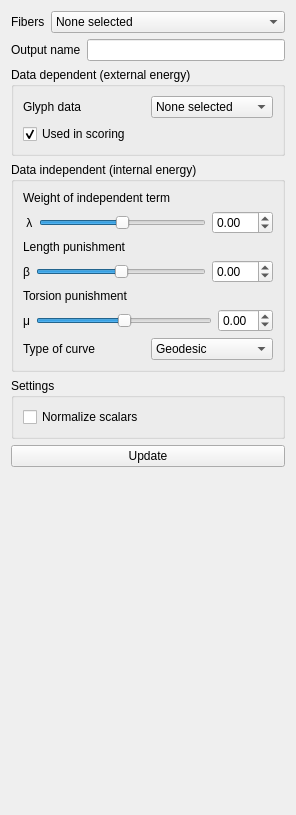
<?xml version="1.0" encoding="UTF-8"?>
<ui version="4.0">
 <class>ScoringMeasuresForm</class>
 <widget class="QWidget" name="ScoringMeasuresForm">
  <property name="geometry">
   <rect>
    <x>0</x>
    <y>0</y>
    <width>296</width>
    <height>815</height>
   </rect>
  </property>
  <property name="acceptDrops">
   <bool>true</bool>
  </property>
  <property name="windowTitle">
   <string>Form</string>
  </property>
  <layout class="QVBoxLayout" name="verticalLayout_3">
   <item>
    <layout class="QGridLayout" name="gridLayout">
     <item row="0" column="0">
      <widget class="QLabel" name="label">
       <property name="text">
        <string>Fibers</string>
       </property>
      </widget>
     </item>
     <item row="0" column="1" colspan="2">
      <widget class="QComboBox" name="fibersCombo">
       <item>
        <property name="text">
         <string>None selected</string>
        </property>
       </item>
      </widget>
     </item>
     <item row="1" column="0" colspan="2">
      <widget class="QLabel" name="label_2">
       <property name="text">
        <string>Output name</string>
       </property>
      </widget>
     </item>
     <item row="1" column="2">
      <widget class="QLineEdit" name="outputLineEdit"/>
     </item>
    </layout>
   </item>
   <item>
    <widget class="QGroupBox" name="dataDependentGroupBox">
     <property name="title">
      <string>Data dependent (external energy)</string>
     </property>
     <layout class="QVBoxLayout" name="verticalLayout">
      <item>
       <layout class="QHBoxLayout" name="horizontalLayout">
        <item>
         <widget class="QLabel" name="label_3">
          <property name="text">
           <string>Glyph data</string>
          </property>
         </widget>
        </item>
        <item>
         <widget class="QComboBox" name="glyphDataCombo">
          <item>
           <property name="text">
            <string>None selected</string>
           </property>
          </item>
         </widget>
        </item>
       </layout>
      </item>
      <item>
       <widget class="QCheckBox" name="usedInScoringCheckBox">
        <property name="text">
         <string>Used in scoring</string>
        </property>
        <property name="checked">
         <bool>true</bool>
        </property>
       </widget>
      </item>
     </layout>
    </widget>
   </item>
   <item>
    <widget class="QGroupBox" name="dataIndependentGroupBox">
     <property name="title">
      <string>Data independent (internal energy)</string>
     </property>
     <layout class="QVBoxLayout" name="verticalLayout_2">
      <item>
       <widget class="QLabel" name="lambdaTopLabel">
        <property name="text">
         <string>Weight of independent term</string>
        </property>
       </widget>
      </item>
      <item>
       <layout class="QHBoxLayout" name="horizontalLayout_2">
        <item>
         <widget class="QLabel" name="lambdaLabel">
          <property name="text">
           <string> λ</string>
          </property>
         </widget>
        </item>
        <item>
         <widget class="QSlider" name="lambdaSlider">
          <property name="minimum">
           <number>-99</number>
          </property>
          <property name="maximum">
           <number>99</number>
          </property>
          <property name="orientation">
           <enum>Qt::Horizontal</enum>
          </property>
         </widget>
        </item>
        <item>
         <widget class="QDoubleSpinBox" name="lambdaSpinBox">
          <property name="decimals">
           <number>2</number>
          </property>
          <property name="minimum">
           <double>-99.000000000000000</double>
          </property>
          <property name="maximum">
           <double>99.000000000000000</double>
          </property>
         </widget>
        </item>
       </layout>
      </item>
      <item>
       <widget class="QLabel" name="label_5">
        <property name="text">
         <string>Length punishment</string>
        </property>
       </widget>
      </item>
      <item>
       <layout class="QHBoxLayout" name="horizontalLayout_3">
        <item>
         <widget class="QLabel" name="label_7">
          <property name="text">
           <string>β</string>
          </property>
         </widget>
        </item>
        <item>
         <widget class="QSlider" name="betaSlider">
          <property name="minimum">
           <number>-99</number>
          </property>
          <property name="maximum">
           <number>99</number>
          </property>
          <property name="orientation">
           <enum>Qt::Horizontal</enum>
          </property>
         </widget>
        </item>
        <item>
         <widget class="QDoubleSpinBox" name="betaSpinBox">
          <property name="decimals">
           <number>2</number>
          </property>
          <property name="minimum">
           <double>-99.000000000000000</double>
          </property>
          <property name="maximum">
           <double>99.000000000000000</double>
          </property>
          <property name="singleStep">
           <double>0.500000000000000</double>
          </property>
         </widget>
        </item>
       </layout>
      </item>
      <item>
       <widget class="QLabel" name="label_9">
        <property name="text">
         <string>Torsion punishment</string>
        </property>
       </widget>
      </item>
      <item>
       <layout class="QHBoxLayout" name="horizontalLayout_5">
        <item>
         <widget class="QLabel" name="label_10">
          <property name="text">
           <string>μ</string>
          </property>
         </widget>
        </item>
        <item>
         <widget class="QSlider" name="muuSlider">
          <property name="minimum">
           <number>-500</number>
          </property>
          <property name="maximum">
           <number>500</number>
          </property>
          <property name="orientation">
           <enum>Qt::Horizontal</enum>
          </property>
         </widget>
        </item>
        <item>
         <widget class="QDoubleSpinBox" name="muuSpinBox">
          <property name="decimals">
           <number>2</number>
          </property>
          <property name="minimum">
           <double>-5.000000000000000</double>
          </property>
          <property name="maximum">
           <double>5.000000000000000</double>
          </property>
          <property name="singleStep">
           <double>0.010000000000000</double>
          </property>
         </widget>
        </item>
       </layout>
      </item>
      <item>
       <layout class="QHBoxLayout" name="horizontalLayout_4">
        <item>
         <widget class="QLabel" name="label_8">
          <property name="text">
           <string>Type of curve</string>
          </property>
         </widget>
        </item>
        <item>
         <widget class="QComboBox" name="typeCurveCombo">
          <item>
           <property name="text">
            <string>Geodesic</string>
           </property>
          </item>
          <item>
           <property name="text">
            <string>Elastica</string>
           </property>
          </item>
         </widget>
        </item>
       </layout>
      </item>
     </layout>
    </widget>
   </item>
   <item>
    <widget class="QGroupBox" name="groupBox">
     <property name="title">
      <string>Settings</string>
     </property>
     <layout class="QVBoxLayout" name="verticalLayout_4">
      <item>
       <widget class="QCheckBox" name="normalizeScalarsCheckBox">
        <property name="text">
         <string>Normalize scalars</string>
        </property>
       </widget>
      </item>
     </layout>
    </widget>
   </item>
   <item>
    <widget class="QPushButton" name="updateButton">
     <property name="text">
      <string>Update</string>
     </property>
    </widget>
   </item>
   <item>
    <spacer name="verticalSpacer">
     <property name="orientation">
      <enum>Qt::Vertical</enum>
     </property>
     <property name="sizeHint" stdset="0">
      <size>
       <width>20</width>
       <height>251</height>
      </size>
     </property>
    </spacer>
   </item>
  </layout>
 </widget>
 <resources/>
 <connections/>
</ui>
